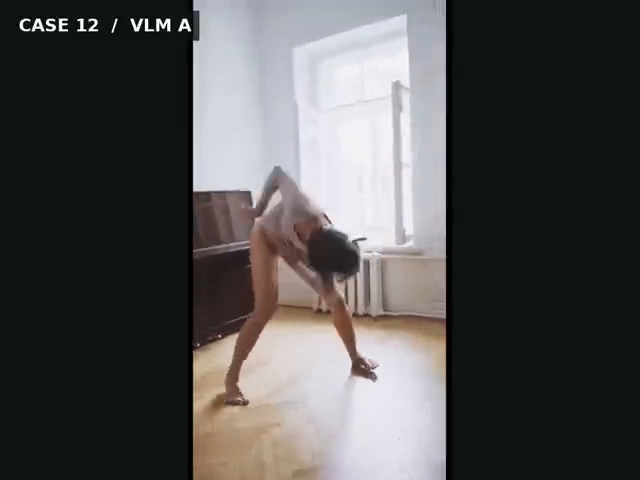
#> input picture frame 80 of media/vlm_three_cases_combined_fast.mp4, 640 x 480 px, given in place of trajectory.mp4, which was not available
$ python prepare_flashmotion_repaired_silhouette.py
#> lines starting #> are read from the running program, lines starting #| are printed output that depends on the picture; after the words box and inside, x2 and y2 are one past the last pixel; in counts of white or black regions, pixels touching at a corner belong together
"""Repair projected silhouette rows absent due depth/occlusion holes.

This is an ablation input to the official pretrained FlashMotion adapter, not
an official segmentation method or multiview ground truth.
"""
import json
from pathlib import Path
import cv2,numpy as np
H=Path(__file__).resolve().parent
A=H/'flashmotion_affine_silhouette_case15_c/trajectory.mp4'
P=H/'flashmotion_target_silhouette_case15_c/trajectory.mp4'
ca,cp=cv2.VideoCapture(str(A)),cv2.VideoCapture(str(P));frames=[];rows=[]
for t in range(17):
 oka,a=ca.read();okp,p=cp.read();assert oka and okp
 am=a[:,:,2]>35;pm=p[:,:,2]>35
 ac=am.sum(axis=1);pc=pm.sum(axis=1)
 use_affine=(pc<.65*ac) & (ac>6)
 repaired=pm.copy();repaired[use_affine]=am[use_affine]
 repaired=cv2.morphologyEx(np.uint8(repaired)*255,cv2.MORPH_CLOSE,cv2.getStructuringElement(cv2.MORPH_ELLIPSE,(7,7)))
 c=np.zeros_like(a);c[repaired>0]=(73,76,124);frames.append(c)
 rows.append({'frame':t,'affine_pixels':int(am.sum()),'projected_pixels':int(pm.sum()),'repaired_pixels':int((repaired>0).sum()),'replaced_rows':int(use_affine.sum())})
 print(t,rows[-1],flush=True)
#> this loop made 17 passes
#| 0 {'frame': 0, 'affine_pixels': 122535, 'projected_pixels': 122535, 'repaired_pixels': 122926, 'replaced_rows': 0}
#| 1 {'frame': 1, 'affine_pixels': 122540, 'projected_pixels': 122540, 'repaired_pixels': 122921, 'replaced_rows': 0}
#| 2 {'frame': 2, 'affine_pixels': 122523, 'projected_pixels': 122523, 'repaired_pixels': 122914, 'replaced_rows': 0}
#| 3 {'frame': 3, 'affine_pixels': 122543, 'projected_pixels': 122543, 'repaired_pixels': 122922, 'replaced_rows': 0}
#| 4 {'frame': 4, 'affine_pixels': 122546, 'projected_pixels': 122546, 'repaired_pixels': 122930, 'replaced_rows': 0}
#| 5 {'frame': 5, 'affine_pixels': 122561, 'projected_pixels': 122561, 'repaired_pixels': 122942, 'replaced_rows': 0}
#| 6 {'frame': 6, 'affine_pixels': 122549, 'projected_pixels': 122549, 'repaired_pixels': 122940, 'replaced_rows': 0}
#| 7 {'frame': 7, 'affine_pixels': 122551, 'projected_pixels': 122551, 'repaired_pixels': 122936, 'replaced_rows': 0}
#> (further printed lines are left out)
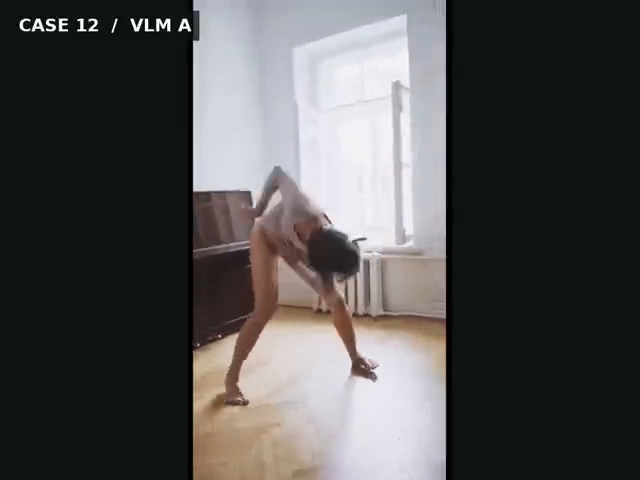
#> input picture frame 80 of media/vlm_three_cases_combined_fast.mp4, 640 x 480 px, given in place of trajectory.mp4, which was not available
#> pass 1, `am = a[:, :, 2] > 35`:
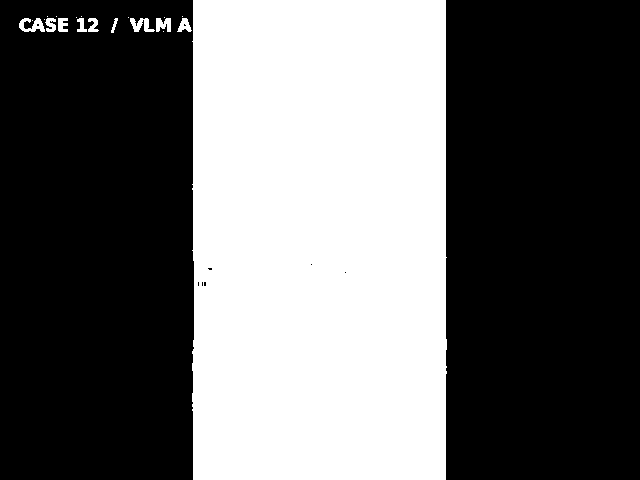
#> am: shape (480, 640) bool; 39.9% white; 20 white regions (10 under 20 px), largest, box (x1, y1, x2, y2) and area: (192, 0, 447, 480) 121381, (19, 18, 45, 32) 215, (130, 18, 155, 32) 194
#> pass 1, `repaired=cv2.morphologyEx(np.uint8(repaired)*255,cv2.MORPH_CLOSE,cv2.g..`:
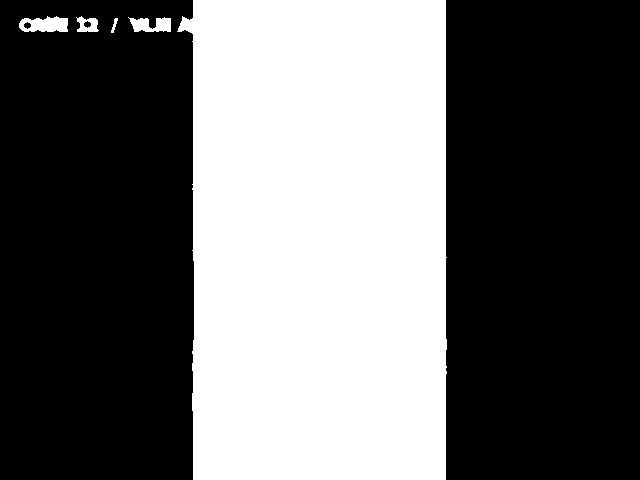
#> repaired: shape (480, 640); 40% white; 5 white regions, box (x1, y1, x2, y2) and area: (177, 0, 447, 480) 121591, (19, 16, 68, 32) 601, (128, 17, 171, 32) 452, (76, 16, 99, 32) 235, (111, 18, 118, 33) 47
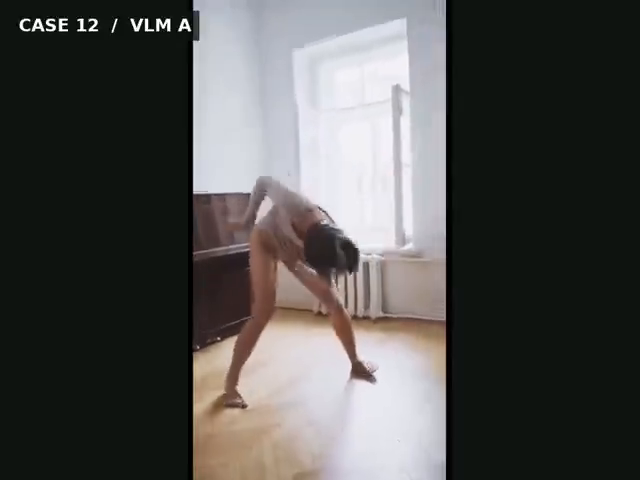
#> input picture frame 81 of media/vlm_three_cases_combined_fast.mp4, 640 x 480 px, given in place of trajectory.mp4, which was not available
#> after the loop:
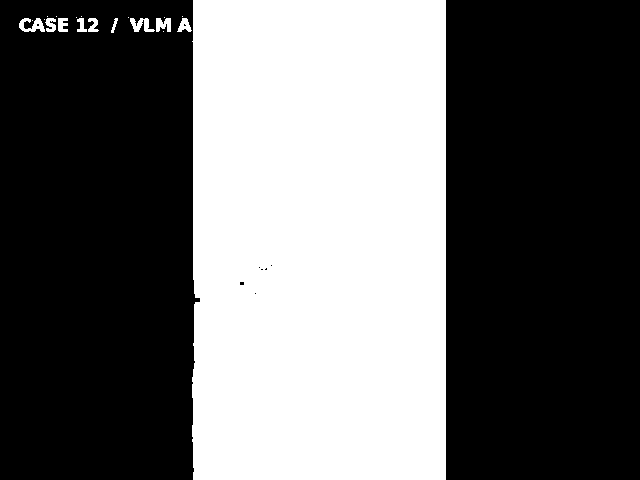
#> am: shape (480, 640) bool; 39.9% white; 20 white regions (10 under 20 px), largest, box (x1, y1, x2, y2) and area: (192, 0, 446, 480) 121333, (19, 18, 45, 32) 215, (130, 18, 155, 32) 194
#> after the loop:
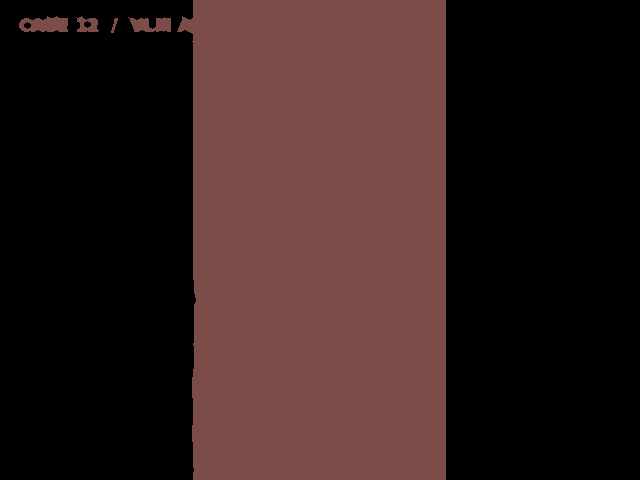
#> c: shape (480, 640, 3); mean B, G, R 29.2, 30.4, 49.6
#> after the loop, frames = 17 items; rows = 17 items
ca.release();cp.release();out=H/'flashmotion_repaired_silhouette_case15_c';out.mkdir(exist_ok=True)
w=cv2.VideoWriter(str(out/'trajectory.mp4'),cv2.VideoWriter_fourcc(*'mp4v'),15,(704,1280))
for f in frames:w.write(f)
w.release();cv2.imwrite(str(out/'contact.png'),np.concatenate([cv2.resize(frames[i],(176,320)) for i in (0,4,8,12,16)],axis=1))
#> after `w.release()`:
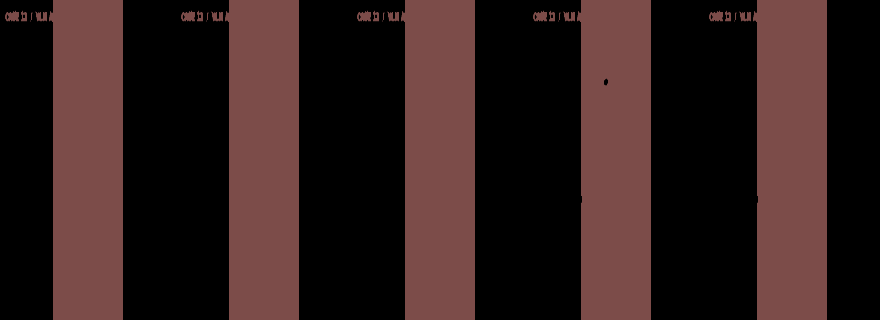
#> saved as contact.png: shape (320, 880, 3); mean B, G, R 29.4, 30.6, 49.9
(out/'manifest.json').write_text(json.dumps({'method':'Projected CoW/DD silhouette; rows with less than 65% of affine silhouette occupancy replaced by source GrabCut silhouette aligned to target DWPose box','not_ground_truth':True,'inputs':[str(A),str(P)],'rows':rows},indent=2)+'\n')
print(out,flush=True)

$ run again, starting later in the video
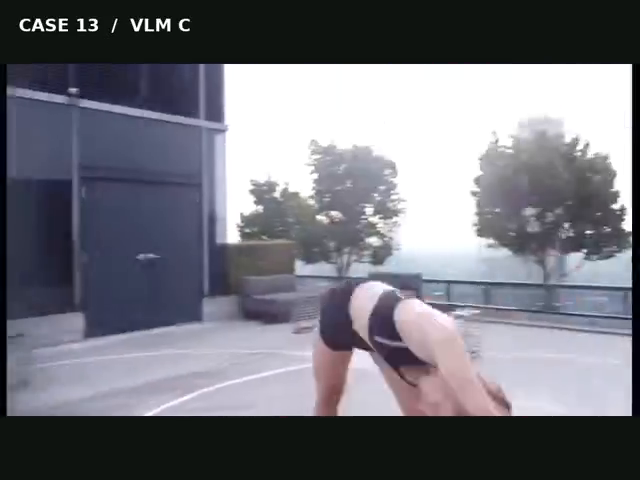
#> input picture frame 361 of media/vlm_three_cases_combined_fast.mp4, 640 x 480 px, given in place of trajectory.mp4, which was not available
#> the loop `for t in range(17):` made 17 passes
#| 0 {'frame': 0, 'affine_pixels': 217580, 'projected_pixels': 217580, 'repaired_pixels': 218459, 'replaced_rows': 0}
#| 1 {'frame': 1, 'affine_pixels': 218861, 'projected_pixels': 218861, 'repaired_pixels': 219791, 'replaced_rows': 0}
#| 2 {'frame': 2, 'affine_pixels': 220281, 'projected_pixels': 220281, 'repaired_pixels': 221148, 'replaced_rows': 0}
#| 3 {'frame': 3, 'affine_pixels': 220395, 'projected_pixels': 220395, 'repaired_pixels': 221248, 'replaced_rows': 0}
#| 4 {'frame': 4, 'affine_pixels': 220271, 'projected_pixels': 220271, 'repaired_pixels': 221145, 'replaced_rows': 0}
#> (further printed lines are left out)
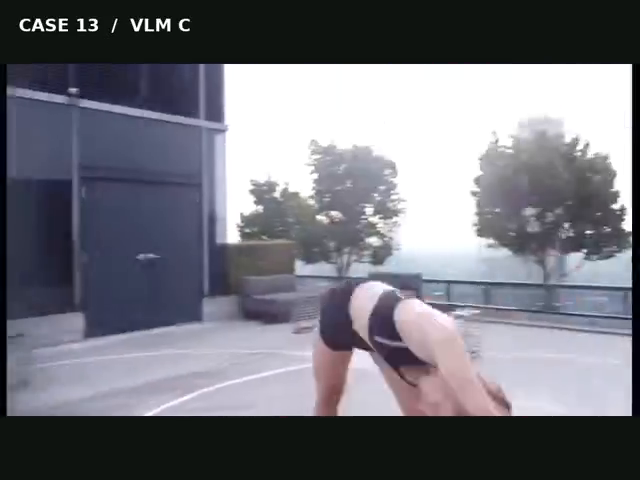
#> input picture frame 361 of media/vlm_three_cases_combined_fast.mp4, 640 x 480 px, given in place of trajectory.mp4, which was not available
#> after the loop `for t in range(17):`:
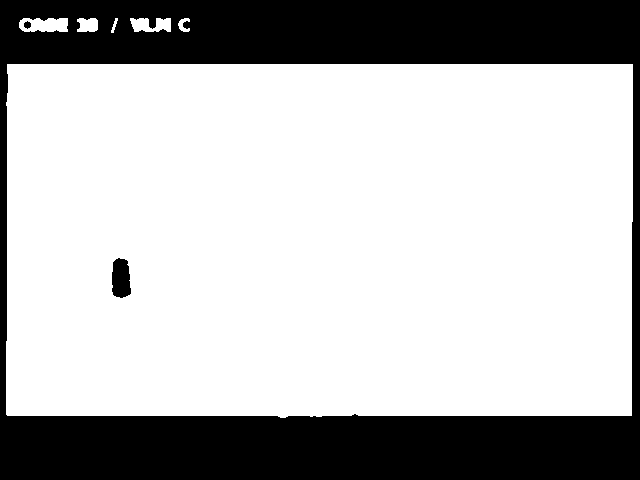
#> repaired: shape (480, 640); 71.9% white; 3 black regions, box (x1, y1, x2, y2) and area: (0, 0, 640, 480) 85515, (112, 258, 131, 298) 630, (24, 21, 31, 29) 40
#> after the loop `for t in range(17):`: frames = 17 items
#> the loop `for f in frames:w.write(f)` made 17 passes
#> `w.release()`:
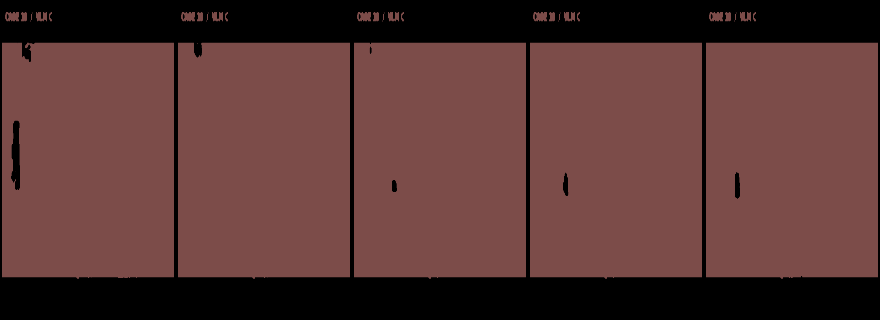
#> saved as contact.png: shape (320, 880, 3); mean B, G, R 52.4, 54.5, 89

$ run again, starting later in the video
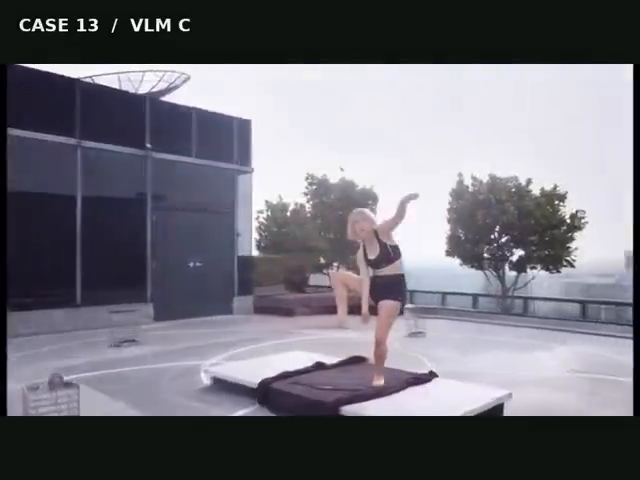
#> input picture frame 642 of media/vlm_three_cases_combined_fast.mp4, 640 x 480 px, given in place of trajectory.mp4, which was not available
#> the loop `for t in range(17):` made 17 passes
#| 0 {'frame': 0, 'affine_pixels': 206161, 'projected_pixels': 206161, 'repaired_pixels': 206782, 'replaced_rows': 0}
#| 1 {'frame': 1, 'affine_pixels': 206804, 'projected_pixels': 206804, 'repaired_pixels': 207419, 'replaced_rows': 0}
#| 2 {'frame': 2, 'affine_pixels': 206390, 'projected_pixels': 206390, 'repaired_pixels': 207140, 'replaced_rows': 0}
#| 3 {'frame': 3, 'affine_pixels': 207033, 'projected_pixels': 207033, 'repaired_pixels': 207701, 'replaced_rows': 0}
#| 4 {'frame': 4, 'affine_pixels': 207183, 'projected_pixels': 207183, 'repaired_pixels': 207784, 'replaced_rows': 0}
#> (further printed lines are left out)
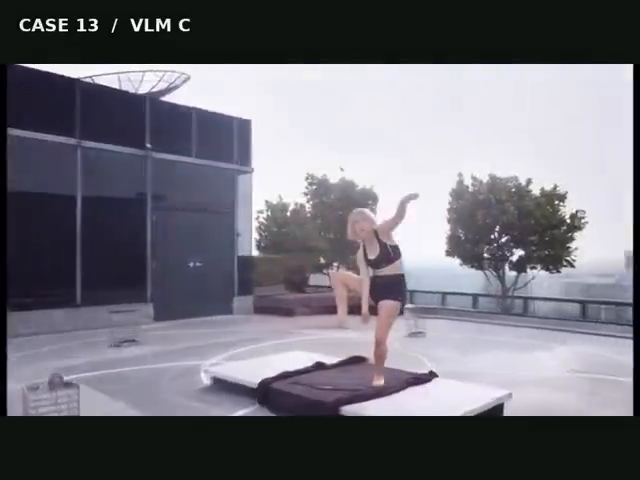
#> input picture frame 642 of media/vlm_three_cases_combined_fast.mp4, 640 x 480 px, given in place of trajectory.mp4, which was not available
#> after the loop `for t in range(17):`:
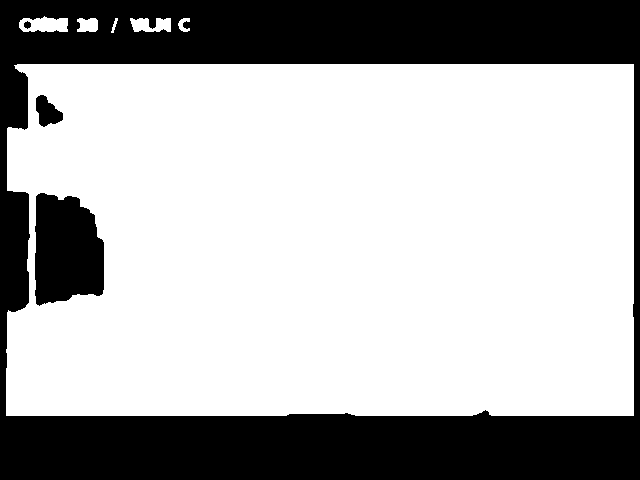
#> repaired: shape (480, 640); 68.8% white; 4 black regions, box (x1, y1, x2, y2) and area: (0, 0, 640, 480) 88958, (35, 193, 104, 306) 6437, (36, 95, 63, 127) 539, (24, 21, 31, 29) 40
#> after the loop `for t in range(17):`: frames = 17 items
#> the loop `for f in frames:w.write(f)` made 17 passes
#> `w.release()`:
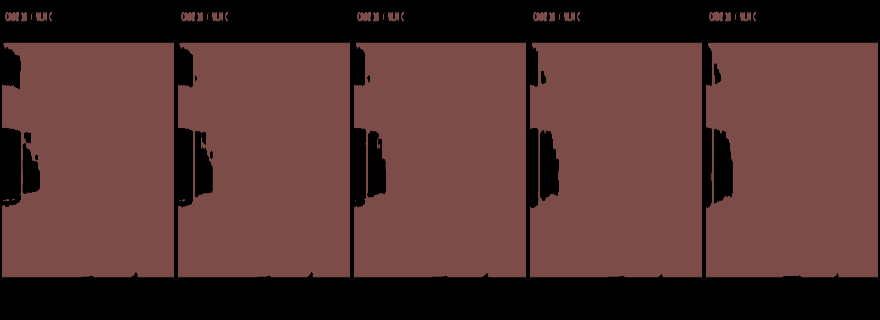
#> saved as contact.png: shape (320, 880, 3); mean B, G, R 49.5, 51.6, 84.1
